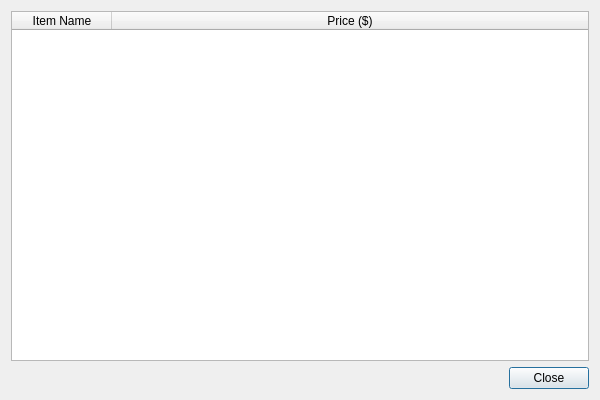
<?xml version="1.0" encoding="UTF-8"?>
<ui version="4.0">
 <class>SouvenirDialog</class>
 <widget class="QDialog" name="SouvenirDialog">
  <property name="geometry">
   <rect>
    <x>0</x>
    <y>0</y>
    <width>600</width>
    <height>400</height>
   </rect>
  </property>
  <property name="windowTitle">
   <string>Team Souvenirs</string>
  </property>
  <layout class="QVBoxLayout" name="verticalLayout">
   <item>
    <widget class="QTableWidget" name="souvenirTable">
     <property name="selectionMode">
      <enum>QAbstractItemView::SingleSelection</enum>
     </property>
     <property name="selectionBehavior">
      <enum>QAbstractItemView::SelectRows</enum>
     </property>
     <attribute name="horizontalHeaderStretchLastSection">
      <bool>true</bool>
     </attribute>
     <column>
      <property name="text">
       <string>Item Name</string>
      </property>
     </column>
     <column>
      <property name="text">
       <string>Price ($)</string>
      </property>
     </column>
    </widget>
   </item>
   <item>
    <layout class="QHBoxLayout" name="horizontalLayout">
     <item>
      <spacer name="horizontalSpacer">
       <property name="orientation">
        <enum>Qt::Horizontal</enum>
       </property>
       <property name="sizeHint" stdset="0">
        <size>
         <width>40</width>
         <height>20</height>
        </size>
       </property>
      </spacer>
     </item>
     <item>
      <widget class="QPushButton" name="closeButton">
       <property name="text">
        <string>Close</string>
       </property>
      </widget>
     </item>
    </layout>
   </item>
  </layout>
 </widget>
 <resources/>
 <connections/>
</ui> 
